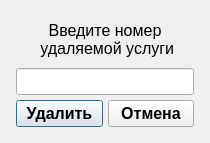
<?xml version="1.0" encoding="UTF-8"?>
<ui version="4.0">
 <class>ServiceDell</class>
 <widget class="QDialog" name="ServiceDell">
  <property name="geometry">
   <rect>
    <x>0</x>
    <y>0</y>
    <width>210</width>
    <height>143</height>
   </rect>
  </property>
  <property name="minimumSize">
   <size>
    <width>210</width>
    <height>143</height>
   </size>
  </property>
  <property name="maximumSize">
   <size>
    <width>219</width>
    <height>143</height>
   </size>
  </property>
  <property name="windowTitle">
   <string>Удаление услуги</string>
  </property>
  <layout class="QHBoxLayout" name="horizontalLayout">
   <item>
    <layout class="QVBoxLayout" name="verticalLayout_2">
     <property name="spacing">
      <number>5</number>
     </property>
     <property name="leftMargin">
      <number>5</number>
     </property>
     <property name="topMargin">
      <number>5</number>
     </property>
     <property name="rightMargin">
      <number>5</number>
     </property>
     <property name="bottomMargin">
      <number>5</number>
     </property>
     <item>
      <widget class="QLabel" name="label_2">
       <property name="font">
        <font>
         <family>Tahoma</family>
         <pointsize>12</pointsize>
        </font>
       </property>
       <property name="layoutDirection">
        <enum>Qt::RightToLeft</enum>
       </property>
       <property name="text">
        <string>Введите номер
 удаляемой услуги</string>
       </property>
       <property name="alignment">
        <set>Qt::AlignCenter</set>
       </property>
      </widget>
     </item>
     <item>
      <widget class="QLineEdit" name="lineEdit">
       <property name="font">
        <font>
         <family>Tahoma</family>
         <pointsize>12</pointsize>
        </font>
       </property>
      </widget>
     </item>
     <item>
      <layout class="QHBoxLayout" name="horizontalLayout_2">
       <item>
        <widget class="QPushButton" name="dellButton">
         <property name="font">
          <font>
           <family>Tahoma</family>
           <pointsize>12</pointsize>
           <weight>75</weight>
           <bold>true</bold>
          </font>
         </property>
         <property name="text">
          <string>Удалить</string>
         </property>
        </widget>
       </item>
       <item>
        <widget class="QPushButton" name="canselButton_2">
         <property name="font">
          <font>
           <family>Tahoma</family>
           <pointsize>12</pointsize>
           <weight>75</weight>
           <bold>true</bold>
          </font>
         </property>
         <property name="text">
          <string>Отмена</string>
         </property>
        </widget>
       </item>
      </layout>
     </item>
    </layout>
   </item>
  </layout>
 </widget>
 <resources/>
 <connections/>
</ui>
